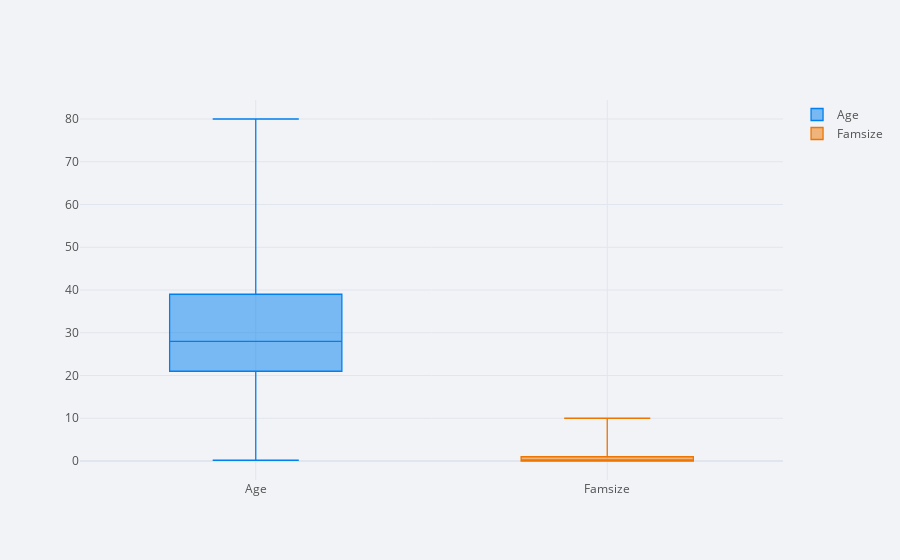

Here is the notebook cell this chart was saved with:
### Code cell
data[['Age','Famsize']].iplot(kind = 'box')

### Figure 1 — Plotly figure (JSON) as saved in the notebook; plotly's stock layout.template omitted (floating-point values rounded to 4 significant figures; data arrays with more than 128 entries replaced by an {"elided": "..."} marker saying what was removed)
{"data": [{"boxpoints": false, "line": {"width": 1.3}, "marker": {"color": "rgba(0, 128, 240, 1.0)"}, "name": "Age", "orientation": "v", "type": "box", "y": {"elided": "1309 float values"}}, {"boxpoints": false, "line": {"width": 1.3}, "marker": {"color": "rgba(238, 118, 0, 1.0)"}, "name": "Famsize", "orientation": "v", "type": "box", "y": {"elided": "1309 int values"}}], "layout": {"legend": {"bgcolor": "#F2F3F7", "font": {"color": "#505050"}}, "paper_bgcolor": "#F2F3F7", "plot_bgcolor": "#F2F3F7", "title": {"font": {"color": "#484848"}}, "xaxis": {"gridcolor": "#E1E5ED", "showgrid": true, "tickfont": {"color": "#505050"}, "title": {"font": {"color": "#505050"}, "text": ""}, "zerolinecolor": "#E1E5ED"}, "yaxis": {"gridcolor": "#E1E5ED", "showgrid": true, "tickfont": {"color": "#505050"}, "title": {"font": {"color": "#505050"}, "text": ""}, "zerolinecolor": "#E1E5ED"}}}
